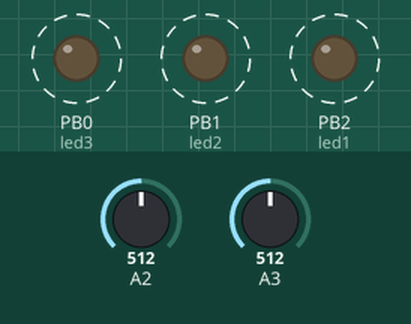
Bench run of a sketch on a simulated ATtiny85, built with avr-gcc and run on an emulated ATtiny85. Shown: output pins drawn as LEDs (lit = HIGH). Dashed ring = blinking. The test bench sets the inputs (shaded band); at power-on: A3 = 512, A2 = 512.

Above: at 1.1 s.
1.3 s: A3 set to 122
At 1.49 s:
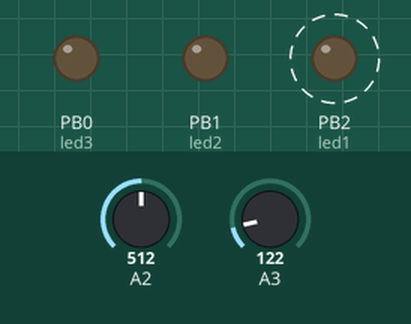
4.7 s: A2 set to 716
At 5.59 s:
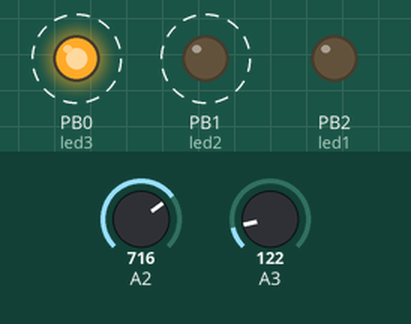
8.1 s: A2 set to 511
At 8.52 s:
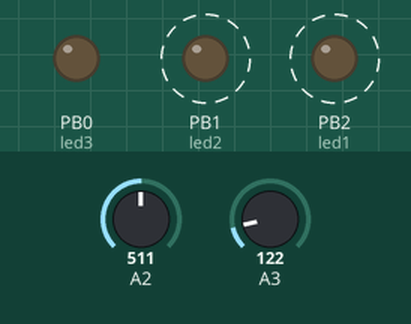
11.5 s: A2 set to 306
At 11.76 s:
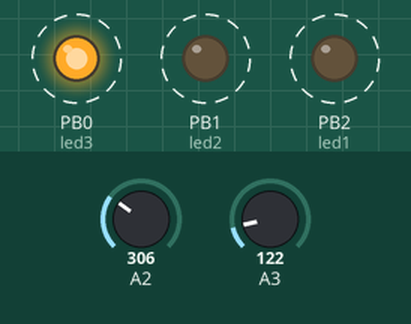
14.9 s: A3 set to 306
At 15.5 s:
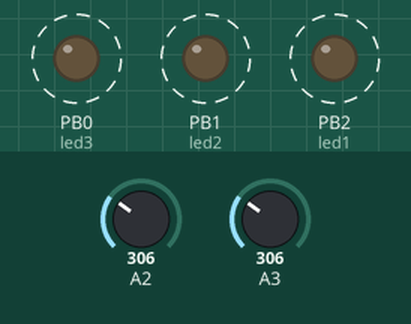
Timing chart, 0 to 19.3 s (numbered marks = the images above; inputs shaded):
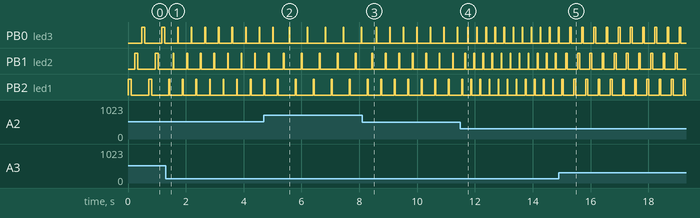

The sketch:

ATtiny45_stroboscope.ino
```cpp
/*
based on Blink sketch example
but with ATtiny45(ATtiny85)
"original" sketch by niq_ro from Romania :D
http://www.tehnic.go.ro
http://nicuflorica.blogspot.ro/
http://arduinotehniq.blogspot.com/
*/

byte led1 = 2;   // phisical pin 7
byte led2 = 1;   // phisical pin 6
byte led3 = 0;   // phisical pin 5

int timp = 10000;
int pauza = 10000;
int timp1, timp2;
long timp0, pauza0;
int timp3 = 50;

void setup() {
  // initialize the digital pin as an output.
  pinMode(led1, OUTPUT);
  pinMode(led2, OUTPUT);
  pinMode(led3, OUTPUT);

  digitalWrite(led1, LOW);    // turn the LED off by making the voltage LOW
  digitalWrite(led2, LOW);    // turn the LED off by making the voltage LOW
  digitalWrite(led3, LOW);    // turn the LED off by making the voltage LOW
}

// the loop routine runs over and over again forever:
void loop() {

timp1 = analogRead(A3);  // read value from phisical pin 2
delay(5);
timp2 = analogRead(A2);  // read value from phisical pin 3
delay(5);

//timp0 = timp * timp1 /1023;
//timp0 = 1000 * timp1 /1023;
timp0 = analogRead(A3)/5;
if (timp0 < 25) timp0 = 25;

//pauza0 = pauza * timp2 /1023;
//pauza0 = 1000 * timp2 /1023;
pauza0 = timp2 / 4;
if (pauza0 < 25) pauza0 = 25;

  digitalWrite(led1, HIGH);   // turn the LED on (HIGH is the voltage level)
  digitalWrite(led2, LOW);    // turn the LED off by making the voltage LOW
  digitalWrite(led3, LOW);    // turn the LED off by making the voltage LOW
  delay(timp0);               // wait for a little
  digitalWrite(led1, LOW);    // turn the LED off by making the voltage LOW
  digitalWrite(led2, LOW);    // turn the LED off by making the voltage LOW
  digitalWrite(led3, LOW);    // turn the LED off by making the voltage LOW
  delay(pauza0);               // wait for a litle
//delay(timp3);

  digitalWrite(led2, HIGH);   // turn the LED on (HIGH is the voltage level)
  digitalWrite(led1, LOW);    // turn the LED off by making the voltage LOW
  digitalWrite(led3, LOW);    // turn the LED off by making the voltage LOW
  delay(timp0);               // wait for a little
  digitalWrite(led1, LOW);    // turn the LED off by making the voltage LOW
  digitalWrite(led2, LOW);    // turn the LED off by making the voltage LOW
  digitalWrite(led3, LOW);    // turn the LED off by making the voltage LOW
  delay(pauza0);               // wait for a litle
//  delay(timp3);

  digitalWrite(led3, HIGH);   // turn the LED on (HIGH is the voltage level)
  digitalWrite(led1, LOW);    // turn the LED off by making the voltage LOW
  digitalWrite(led2, LOW);    // turn the LED off by making the voltage LOW
  delay(timp0);               // wait for a little
  digitalWrite(led1, LOW);    // turn the LED off by making the voltage LOW
  digitalWrite(led2, LOW);    // turn the LED off by making the voltage LOW
  digitalWrite(led3, LOW);    // turn the LED off by making the voltage LOW
  delay(pauza0);               // wait for a litle
//  delay(timp3);

}
```

Measured:
- after the input at 1.3 s, PB0 (led3): alternates HIGH for 0.03 s and LOW for 0.44 s, starting after 0.42 s; PB1 (led2): alternates HIGH for 0.03 s and LOW for 0.44 s, starting after 0.26 s; PB2 (led1): alternates HIGH for 0.03 s and LOW for 0.44 s, starting after 0.14 s
- after the input at 4.7 s, PB0 (led3): alternates HIGH for 0.03 s and LOW for 0.60 s, starting after 0.88 s; PB1 (led2): alternates HIGH for 0.03 s and LOW for 0.60 s, starting after 0.67 s
- after the input at 8.1 s, PB0 (led3): alternates HIGH for 0.03 s and LOW for 0.44 s, starting after 0.49 s; PB1 (led2): alternates HIGH for 0.03 s and LOW for 0.44 s, starting after 0.33 s; PB2 (led1): alternates HIGH for 0.03 s and LOW for 0.44 s, starting after 0.65 s
- after the input at 11.5 s, PB0 (led3): alternates HIGH for 0.03 s and LOW for 0.29 s, starting after 0.25 s; PB1 (led2): alternates HIGH for 0.03 s and LOW for 0.29 s, starting after 0.15 s; PB2 (led1): alternates HIGH for 0.03 s and LOW for 0.29 s, starting after 0.36 s
- after the input at 14.9 s, PB0 (led3): alternates HIGH for 0.06 s and LOW for 0.36 s, starting after 0.37 s; PB1 (led2): alternates HIGH for 0.06 s and LOW for 0.36 s, starting after 0.23 s; PB2 (led1): alternates HIGH for 0.06 s and LOW for 0.36 s, starting after 0.16 s
- by itself, PB0 (led3), PB1 (led2), PB2 (led1): alternates HIGH for 0.10 s and LOW for 0.60 s
